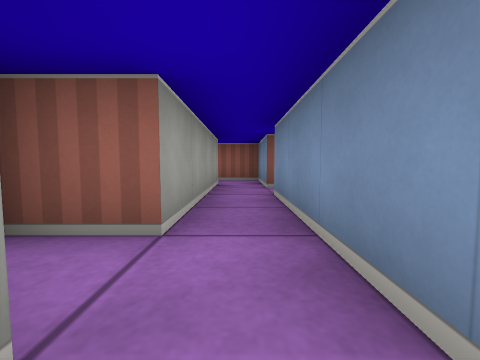
[1] (above)

13 first-person views from a walk through a cub3D ray-caster map. The camera is about half as high as the walls, tilts 4° down and sees 90° across. The floor is counted in squares. Each view is taken from the middle of a square. On the plan, view 1 faces up. The plan holds only what a view shows up to about 9 squares ahead; the rest is blank.

[2]
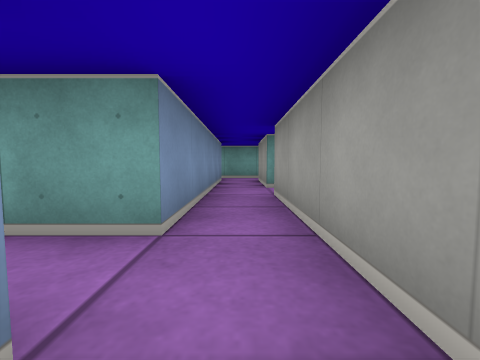

[3]
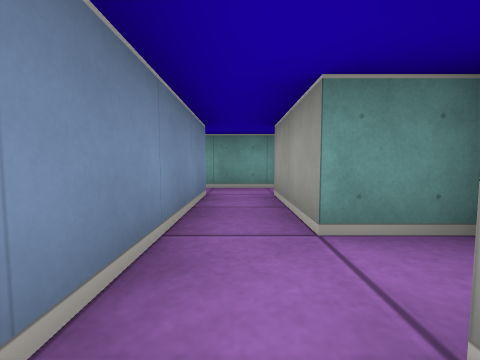

[4]
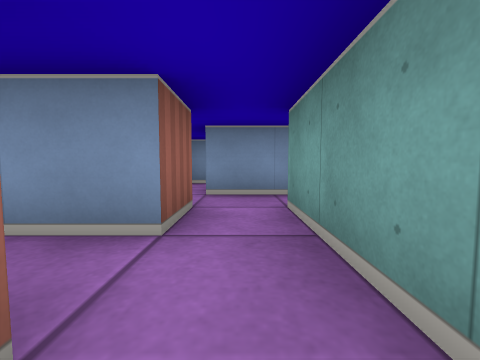

[5]
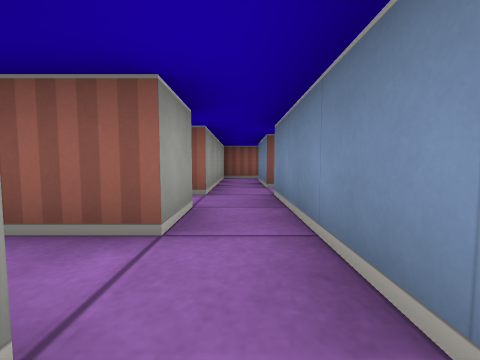

[6]
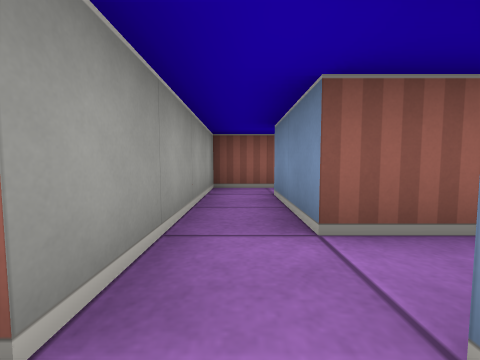

[7]
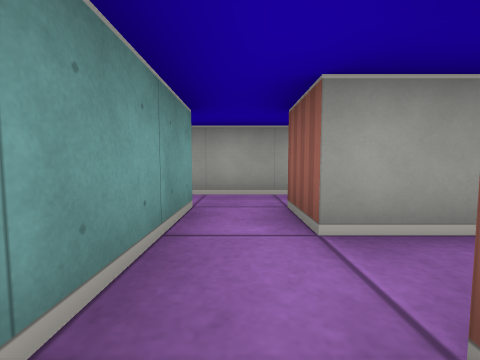

[8]
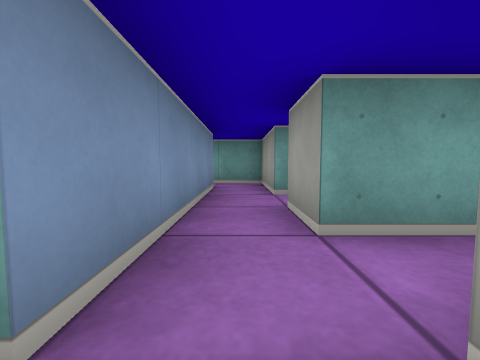

[9]
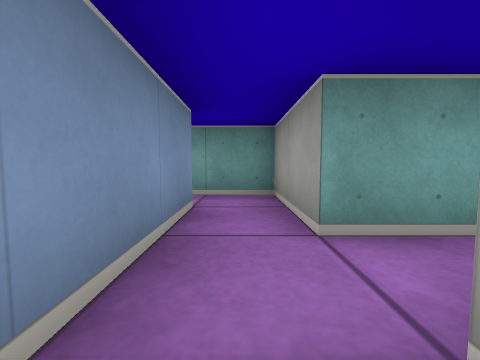

[10]
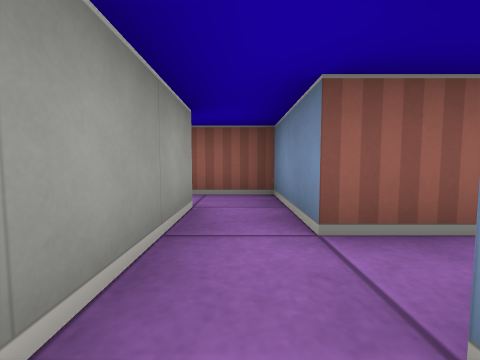

[11]
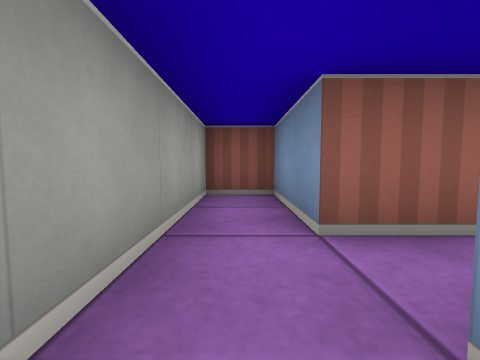

[12]
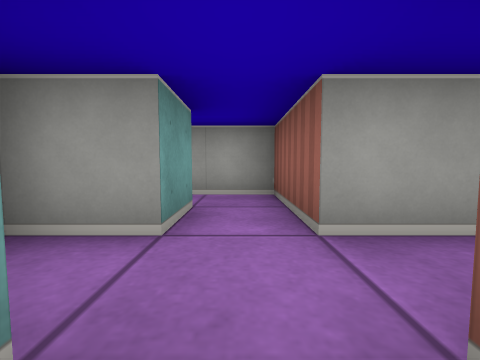

[13]
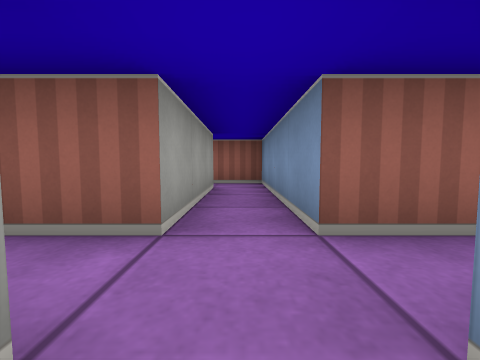

### Floor plan
Ten units are one square. View 1 is at (0, 0); x grows to the right and y downward. Boxes are objects, and circles mark ways between rooms. Rooms are numbered by the first view taken in them; rooms with no view inside come last. Other rooms are left out.
<svg viewBox="-30 -70 91 140">
<path fill="none" stroke="#000" d="M-5 -5 -5 15M16 -45 5 -45 5 -65 -8 -65M-5 -55 -5 -15M15 15 5 15 5 -35 15 -35M-5 25 15 25M-15 25 -5 25M-5 15 -15 15 -15 -5 -25 -5 -25 28M25 55 25 45M15 45 15 65 28 65M25 26 25 14M36 5 25 5 25 -15M15 -15 15 15M15 25 15 35M25 45 25 26M35 -15 35 -5M56 -25 45 -25 45 -65 34 -65M35 -55 35 -25M25 -15 35 -15M35 -25 15 -25 15 -15"/>
<circle cx="-10" cy="20" r="3" fill="#2a7"/>
<circle cx="10" cy="20" r="3" fill="#2a7"/>
<circle cx="20" cy="50" r="3" fill="#2a7"/>
<circle cx="20" cy="30" r="3" fill="#2a7"/>
<circle cx="20" cy="-5" r="3" fill="#2a7"/>
<circle cx="30" cy="-20" r="3" fill="#2a7"/>
<text x="0" y="-20">1</text>
<text x="-20" y="50">2</text>
<text x="20" y="60">3</text>
<text x="20" y="10">4</text>
<text x="20" y="30">5</text>
<text x="40" y="-30">6</text>
<text x="20" y="-20">7</text>
</svg>
Room 1 opens to room 2. Room 1 opens to room 4. Room 3 opens to room 5. Room 4 opens to room 5. Room 4 opens to room 7. Room 6 opens to room 7.

Where each view was taken, in squares from view 1:
view 1: 0 up, 0 right, facing up
view 2: 5 up, 0 right, facing down
view 3: 2 up, 0 right, facing down
view 4: 2 down, 1 left, facing right
view 5: 5 down, 2 right, facing up
view 6: 2 down, 2 right, facing up
view 7: 2 down, 1 right, facing left
view 8: 1 down, 2 right, facing down
view 9: 3 down, 2 right, facing down
view 10: 3 up, 0 right, facing up
view 11: 3 down, 2 left, facing up
view 12: 2 up, 5 right, facing left
view 13: 1 up, 4 right, facing up
